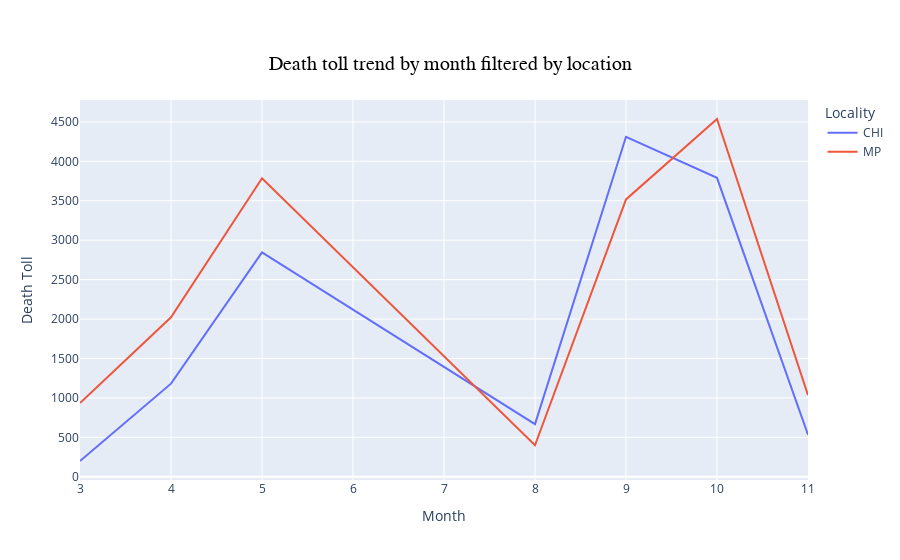

This figure's notebook cell:
### Markdown cell above
#### Death toll distribution by "Date - Month" filtered by location 
- Location level analysis doesnot give us any further insight about the pattern observed in the previous plot
- The migratory trend of the birds in both the places could probably be the same

### Code cell
chicago_collision_data['Date_month'] = chicago_collision_data['Date'].dt.month
date_toll = chicago_collision_data[['Date_month', 'Locality']].pivot_table(index = ['Date_month', 'Locality'], aggfunc ='size').reset_index().sort_values('Date_month', ascending=False)
date_toll.columns = ['Date_month', 'Locality', 'Death_Toll']
date_toll.head()

fig = px.line(date_toll, x='Date_month', y='Death_Toll', color='Locality', 
              labels={
                     "Date_month": "Month",
                     "Death_Toll": "Death Toll",
                 },
              title="Death toll trend by month filtered by location")

fig.update_layout(title=dict(
                    x=0.5,
                    y=0.9,
                    font=dict(
                    family="Arial",
                    size=20,
                    color='#000000'
                    )))

# Show plot 
fig.show()

### Figure 1 — Plotly figure (JSON) as saved in the notebook; plotly's stock layout.template omitted (floating-point values rounded to 4 significant figures)
{"data": [{"hovertemplate": "Locality=CHI<br>Month=%{x}<br>Death Toll=%{y}<extra></extra>", "legendgroup": "CHI", "line": {"color": "#636efa", "dash": "solid"}, "mode": "lines", "name": "CHI", "orientation": "v", "showlegend": true, "type": "scatter", "x": [11, 10, 9, 8, 5, 4, 3], "xaxis": "x", "y": [534, 3791, 4311, 667, 2845, 1181, 200], "yaxis": "y"}, {"hovertemplate": "Locality=MP<br>Month=%{x}<br>Death Toll=%{y}<extra></extra>", "legendgroup": "MP", "line": {"color": "#EF553B", "dash": "solid"}, "mode": "lines", "name": "MP", "orientation": "v", "showlegend": true, "type": "scatter", "x": [11, 10, 9, 8, 5, 4, 3], "xaxis": "x", "y": [1036, 4537, 3517, 399, 3785, 2023, 935], "yaxis": "y"}], "layout": {"legend": {"title": {"text": "Locality"}, "tracegroupgap": 0}, "title": {"font": {"color": "#000000", "family": "Arial", "size": 20}, "text": "Death toll trend by month filtered by location", "x": 0.5, "y": 0.9}, "xaxis": {"anchor": "y", "domain": [0, 1], "title": {"text": "Month"}}, "yaxis": {"anchor": "x", "domain": [0, 1], "title": {"text": "Death Toll"}}}}
